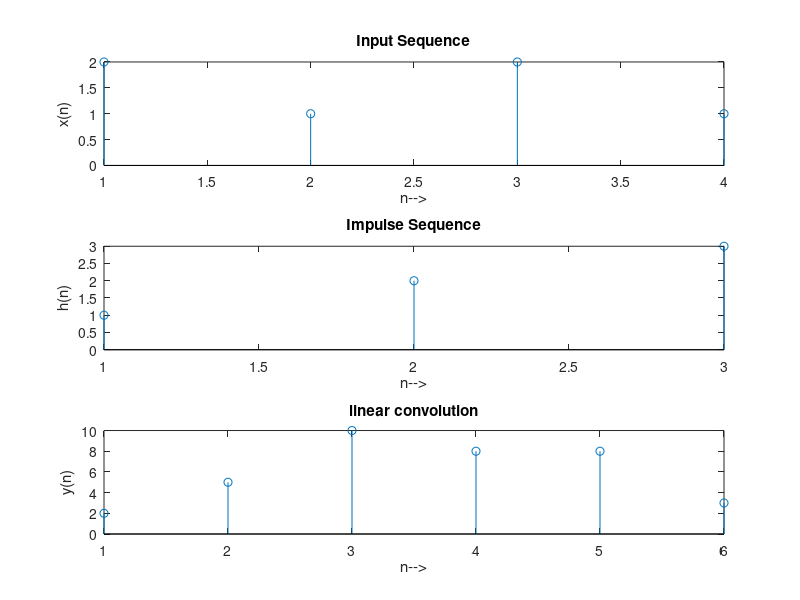

Source code (MATLAB):
x = [2 1 2 1];
h = [1 2 3];
clin = conv(x, h);
subplot(3, 1, 1);
stem(x);
title('Input Sequence');
xlabel('n-->');
ylabel('x(n)');
subplot(3, 1, 2);
stem(h);
title('Impulse Sequence');
xlabel('n-->');
ylabel('h(n)');
subplot(3, 1, 3);
stem(clin);
title('linear convolution');
xlabel('n-->');
ylabel('y(n)');
disp(clin);
